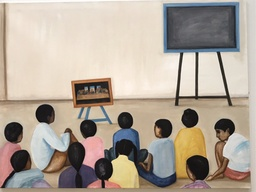
#> input picture 04.kmeans-pam/img.jpg, 256 x 192 px, shrunk from 750 x 562 before the run
$ python kmeans_img.py   (older library calls are emulated)
#> lines starting #> are read from the running program, lines starting #| are printed output that depends on the picture
'''
利用Kmeans算法实现图像分割
'''
import numpy as np
import random
import cv2


def loss_(present_center, pre_center):
    return np.sum((np.array(present_center) - np.array(pre_center))**2)


def classifier(input_signal, center):
    input_row, input_col = input_signal.shape  # 输入图像的尺寸
    pixls_labels = np.zeros((input_row, input_col))  # 储存所有像素标签
    pixl_distance_t = []  # 单个元素与所有聚类中心的距离

    for i in range(input_row):
        for j in range(input_col):
            # 计算每个像素与所有聚类中心的差平方
            for k in range(len(center)):
                distance_t = np.sum(abs((input_signal[i, j]).astype(int) - center[k].astype(int))**2)
                pixl_distance_t.append(distance_t)
            # 差异最小则为该类
            pixls_labels[i, j] = int(pixl_distance_t.index(min(pixl_distance_t)))
            # 清空该list，为下一个像素点做准备
            pixl_distance_t = []
    return pixls_labels


def k_means(input_signal, center_num, threshold):
    '''
    基于k-means算法的图像分割（适用于灰度图）
    :param input_signal:　输入图像
    :param center_num:　聚类中心数目
    :param threshold:　迭代阈值
    :return:
    '''
    input_signal_cp = np.copy(input_signal)  # 输入信号的副本
    input_row, input_col = input_signal_cp.shape  # 输入图像的尺寸
    pixls_labels = np.zeros((input_row, input_col))  # 储存所有像素标签

    # 随机初始聚类中心行标与列标
    initial_center_row_num = [i for i in range(input_row)]
    random.shuffle(initial_center_row_num)
    initial_center_row_num = initial_center_row_num[:center_num]

    initial_center_col_num = [i for i in range(input_col)]
    random.shuffle(initial_center_col_num)
    initial_center_col_num = initial_center_col_num[:center_num]

    # 当前的聚类中心
    present_center = []
    for i in range(center_num):
        present_center.append(input_signal_cp[initial_center_row_num[i], initial_center_row_num[i]])
    pixls_labels = classifier(input_signal_cp, present_center)

    num = 0  # 用于记录迭代次数
    while True:
        pre_centet = present_center.copy()  # 储存前一次的聚类中心
        # 计算当前聚类中心
        for n in range(center_num):
            temp = np.where(pixls_labels == n)
            present_center[n] = sum(input_signal_cp[temp].astype(int)) / len(input_signal_cp[temp])
        # 根据当前聚类中心分类
        pixls_labels = classifier(input_signal_cp, present_center)
        # 计算上一次聚类中心与当前聚类中心的差异
        loss = loss_(present_center, pre_centet)
        num = num + 1
        print("Step:" + str(num) + "   Loss:" + str(loss))
        # 当损失小于迭代阈值时，结束迭代
        if loss <= threshold:
            break
    return pixls_labels


def main():
    path = './img.jpg'
    img = cv2.imread(path, cv2.IMREAD_GRAYSCALE)
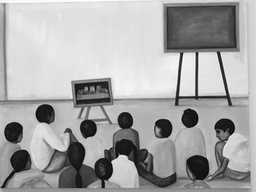
#> img: shape (192, 256); min 1, max 255, mean 166
    i = 8
    new_img = k_means(img, i, 1)
#> after the loop in k_means, `for i in range(center_num):`: present_center = [173, 90, 158, 152, 74, 230, 33, 230]
#> after the loop in classifier, `for i in range(input_row):`:
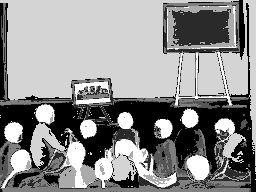
#> pixls_labels: shape (192, 256) float64; min 0, max 6, mean 3.34; drawn with min black and max white
#> the loop in k_means, `while True:` made 1 pass
#> after the loop in k_means, `while True:`: num = 0; present_center = [183.5, 100.7, 159.9, 140, 68.07, 224.2, 30.95, 230]
    new_img = cv2.normalize(new_img, None, 0, 255, cv2.NORM_MINMAX, cv2.CV_8U)
    # cv2.imshow('new_img', new_img)
    cv2.imwrite('new_img_{}.jpg'.format(i), new_img)
    cv2.waitKey(0)


if __name__ == '__main__':
#> (the run stopped early here; a loop or call above may not have finished)
